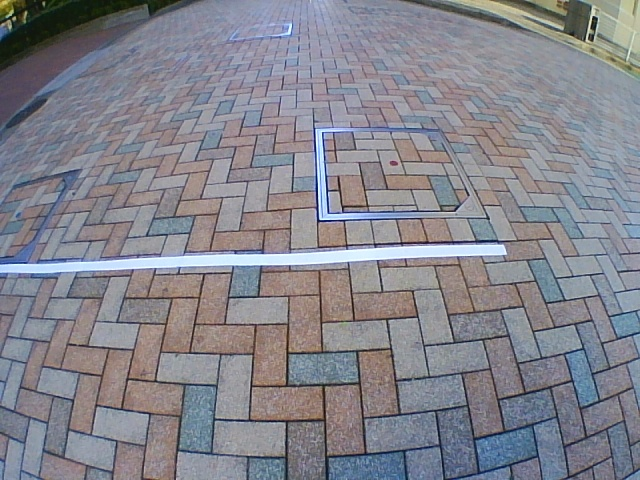
#> input picture image/tsudanuma_usbcam_1030/2021-10-30-10-38-54/frame000024.jpg, 640 x 480 px, found by its file name
$ python recognize.py
#> lines starting #> are read from the running program, lines starting #| are printed output that depends on the picture; after the words box and inside, x2 and y2 are one past the last pixel; in counts of white or black regions, pixels touching at a corner belong together; long printed decimals are rounded
# from distutils.log import info
# from tkinter import image_names
# from types import GeneratorType

from multiprocessing.context import assert_spawning
from statistics import mode
from turtle import shape, up
from attr import assoc
from cv2 import cvtColor, sort, threshold
import std_msgs
import numpy as np
import cv2
from PIL import Image
import matplotlib.pyplot as plt
import numpy.linalg as LA
import math
import csv
from scipy import stats
# from keras.preprocessing import image
# matplotlib inline

path = "/home/fmasa/catkin_ws/src/detect_white_line/image/tsukuba/"
dir = "/home/fmasa/catkin_ws/src/detect_white_line/image/"
tsudanuma = "/home/fmasa/catkin_ws/src/detect_white_line/image/tsudanuma/"
tsudanuma_usb = "/home/fmasa/catkin_ws/src/detect_white_line/image/tsudanuma_usbcam_1030/"
day = "2021-10-30-10-"

size = (640, 480)
GAMMA = 2.5
over = 0
count_del = 0
before_y = []
x = []
y = []
'''
select dir and image
'''
# [9 lines of commented-out code are left out]
img = cv2.imread(tsudanuma_usb + day + "48-03/frame000024.jpg")
#> img is the input picture: shape (480, 640, 3); mean B, G, R 140.7, 132.3, 132.1

# [7 lines of commented-out code are left out]

img2 = cv2.cvtColor(img, cv2.COLOR_BGR2RGB)


def create_gamma_img(gamma, img):
    gamma_cvt = np.zeros((256, 1), dtype=np.uint8)
    for i in range(256):
        gamma_cvt[i][0] = 255*(float(i)/255)**(1.0/gamma)
    return cv2.LUT(img, gamma_cvt)


# img2 = create_gamma_img(GAMMA, img2)
# plt.imshow(img2)

hsv_calc = cv2.cvtColor(img, cv2.COLOR_BGR2HSV)
#> hsv_calc: shape (480, 640, 3); mean H, S, V 98.2, 37.5, 146.1

# calc_hist
hist = cv2.calcHist([hsv_calc], [0], None, [256], [0, 256])
#> hist = 256 values, max 11561 at index 111, min 0 at index 180, mean 1200
# plt.plot(hist)
# mode
mode1, count = stats.mode(hsv_calc.ravel())
#> mode1 = 8; count = 14017
print("mode", mode1)
#| mode 8
# median
median = np.median(hsv_calc)
#> median = 108
print("median", median)
#| median 108.0
# average
mean = hsv_calc.mean()
#> mean = 93.91
print("avg", mean)
#| avg 93.914


np_img = np.array(img2)
img_copy = img.copy()

img_copy = cv2.medianBlur(img_copy, 5)
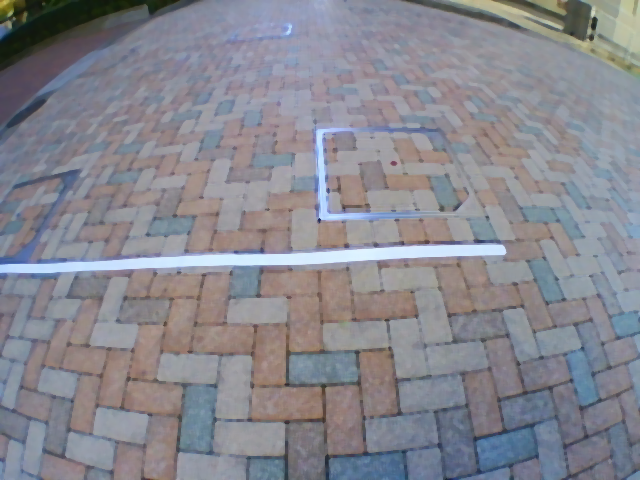
#> img_copy: shape (480, 640, 3); mean B, G, R 142.9, 134.8, 134.6
hsv = cv2.cvtColor(img_copy, cv2.COLOR_BGR2HSV)
#> hsv: shape (480, 640, 3); mean H, S, V 97.5, 35.4, 148.3
# tsukuba 60, 0, 150 : tsudanuma 60, 0, 240 : tsudanuma shadowb 60, 0, 230
lower_white = np.array([60, 0, 230])
# tsukuba 180, 45, 255 : tsudanuma 200, 45 ,255 : tsudanuma shadow 210, 60, 255
upper_white = np.array([200, 45, 255])

lower_silver = np.array([0, 0, 75])
upper_silver = np.array([0, 0, 200])

mask_white = cv2.inRange(hsv, lower_white, upper_white)
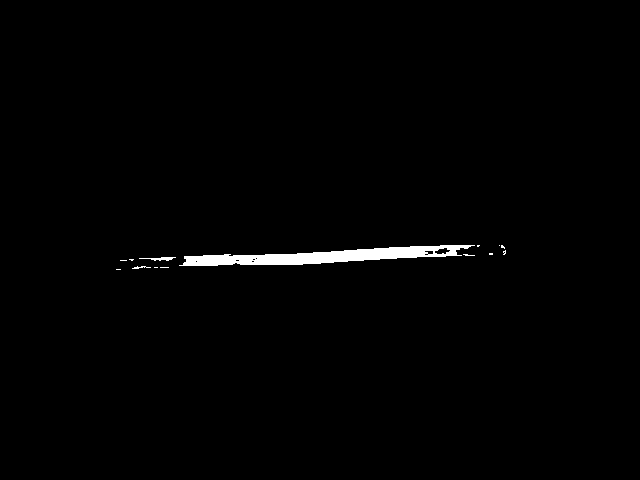
#> mask_white: shape (480, 640); 1% white; 14 white regions (11 under 20 px), largest, box (x1, y1, x2, y2) and area: (179, 245, 475, 266) 2959, (139, 257, 176, 261) 77, (132, 266, 151, 269) 28
res_white = cv2.bitwise_and(img_copy, img_copy, mask=mask_white)

mask_silver = cv2.inRange(hsv, lower_silver, upper_silver)
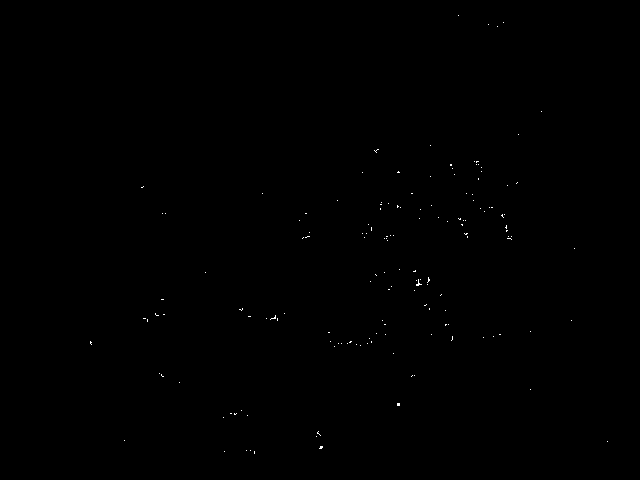
#> mask_silver: shape (480, 640); 0.1% white in thin lines or dots, all inside (x1, y1, x2, y2) = (90, 15, 608, 454)
res_silver = cv2.bitwise_and(img_copy, img_copy, mask=mask_silver)

plt.figure(figsize=(5, 5))
plt.xticks([]), plt.yticks([])
plt.imshow(res_white)
plt.show()


# plt.figure(figsize=(5, 5))
# # img2 = img[:, :, ::-1]
# plt.xticks([]), plt.yticks([])
# plt.imshow(img[:, ::-1])

gray = cv2.cvtColor(img, cv2.COLOR_BGR2GRAY)
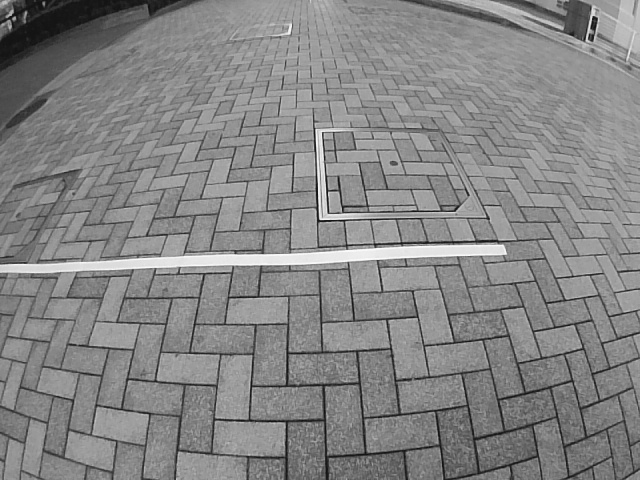
#> gray: shape (480, 640); min 16, max 253, mean 133.2
gray_white = cv2.cvtColor(res_white, cv2.COLOR_BGR2GRAY)
# cv2.imwrite("image/gray.jpg", gray)
img_p = gray_white
gray = gray_white

# [22 lines of commented-out code are left out]


def template(dir_path):
    template = cv2.imread(dir_path, 0)
    w, h = template.shape[::-1]
    res = cv2.matchTemplate(gray, template, cv2.TM_CCOEFF_NORMED)
    threshold = 0.8
    loc = np.where(res >= threshold)
    for pt in zip(*loc[::-1]):
        cv2.rectangle(img, pt, (pt[0] + w, pt[1] + h), (0, 0, 255), 1)


# template(dir + "template001.png")
# template(dir + "template002.png")
def calc_haarlike(crop_img):
    crop_img = crop_img[:, ::-1]

    threshold = 10
    rect_w = 4
    pattern_w = rect_w // 2
    width = crop_img.shape[0]

    peak_index = 0
    max_value = 0

    for index in range(width-rect_w):
        a1 = np.mean(crop_img[index: index+pattern_w, :])
        a2 = np.mean(crop_img[index+pattern_w: index+rect_w, :])
        H = a1-a2
        # [6 lines of commented-out code are left out]

        if max_value < H and H - max_value > threshold:
            max_value = H
            peak_index = index

    index = width - peak_index + rect_w
    return index if max_value > 0 else -1


def candidate_extraction(img):
    global x
    global y
    global before_y
    global over
    global count_del
    h, w = img.shape[0], img.shape[1]
#> h = 480; w = 640
    wh = 8
    window_pos = np.array([
        [[100, 200], [108, 470]],
        [[168, 200], [176, 470]],
        [[236, 200], [244, 470]],
        [[316, 200], [324, 470]],
        [[400, 200], [408, 470]],
        [[470, 200], [478, 470]],
        [[540, 200], [548, 470]]
    ])
    for i, ((x1, y1), (x2, y2)) in enumerate(window_pos):
        crop_img = gray[y1: y2, x1: x2]
        cv2.rectangle(img2, (x1, y1), (x2, y2), (255, 0, 0), 1)
        peak_index = calc_haarlike(crop_img)
        cv2.circle(img2, (x2-4,  470 - peak_index),
                   4, (0, 0, 255), thickness=2)
        calced_y = -1 * (470 - peak_index)
        if -471 == calced_y:
            count_del += 1
        else:
            x.append(x2-4)
            y.append(-1*(470 - peak_index))
            before_y.append(470 - peak_index)
#> this loop made 7 passes
#> (peak_index, calced_y) on passes 1 to 7: (-1, -471), (217, -253), (212, -258), (212, -258), (218, -252), (229, -241), (-1, -471)
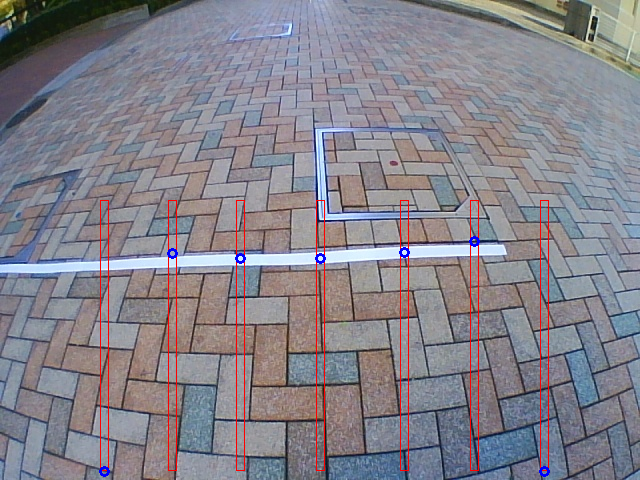
#> img2: shape (480, 640, 3); mean R, G, B 133.4, 130.4, 139.1
#> after the loop, before_y = [253, 258, 258, 252, 241]; count_del = 2; x = [172, 240, 320, 404, 474]; y = [-253, -258, -258, -252, -241]
    if count_del < 3:
        print(count_del)
#| 2
        IQR()
    else:
        print("Not find white line!")
    # print(x, y)
    # print(count_del)
    return x, y


def IQR():
    # 外れ値除外 IQR 2, 4, 6
    regist = []
    sort_y = sorted(before_y)
#> sort_y = [241, 252, 253, 258, 258]
    print(sort_y)
#| [241, 252, 253, 258, 258]
#> (the run stopped early here; a loop or call above may not have finished)
